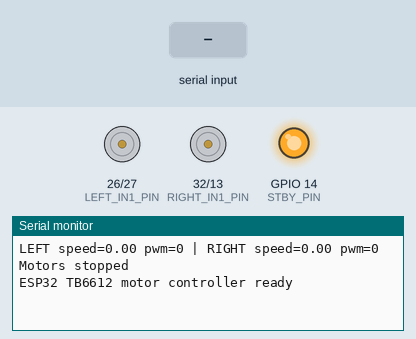
Recording of a sketch running on a simulated ESP32. Parts: motor-driver pin pairs drawn as motors (green arrow = first pin HIGH = forward, orange = second pin HIGH = backward, longer = more drive, scaled by the enable pin, stopped while the standby pin is LOW), output pins drawn as LEDs (lit = HIGH), the last lines printed to the serial monitor. The test bench sets the inputs (shaded band).

Above: at 2.2 s.
2.3 s: "MOVE 90 45\n" received over Serial
At 3.2 s:
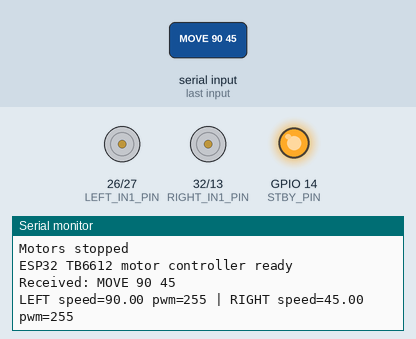
5.3 s: "STOP\n" received over Serial
At 6.7 s:
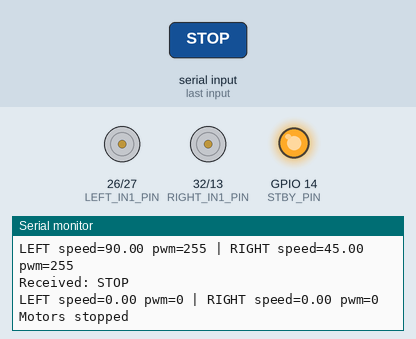

The sketch:

motor_controller.ino
```cpp
// TB6612FNG pins

const int STBY_PIN = 14;

const int LEFT_PWM_PIN = 25;
const int LEFT_IN1_PIN = 26;
const int LEFT_IN2_PIN = 27;

const int RIGHT_PWM_PIN = 33;
const int RIGHT_IN1_PIN = 32;
const int RIGHT_IN2_PIN = 13;


// PWM settings

const int PWM_FREQ = 1000;
const int PWM_RESOLUTION = 8;

const int LEFT_PWM_CHANNEL = 0;
const int RIGHT_PWM_CHANNEL = 1;


void setupMotorPins() {
  pinMode(STBY_PIN, OUTPUT);

  pinMode(LEFT_IN1_PIN, OUTPUT);
  pinMode(LEFT_IN2_PIN, OUTPUT);

  pinMode(RIGHT_IN1_PIN, OUTPUT);
  pinMode(RIGHT_IN2_PIN, OUTPUT);

  digitalWrite(STBY_PIN, HIGH);

  ledcAttach(
    LEFT_PWM_PIN,
    PWM_FREQ,
    PWM_RESOLUTION
  );

  ledcAttach(
    RIGHT_PWM_PIN,
    PWM_FREQ,
    PWM_RESOLUTION
  );
}


int speedToPwm(float speed) {
  speed = constrain(speed, -1.0, 1.0);

  int pwm = abs(speed) * 255;

  return pwm;
}


void setMotor(
  float speed,
  int in1Pin,
  int in2Pin,
  int pwmChannel
) {
  speed = constrain(speed, -1.0, 1.0);

  int pwm = speedToPwm(speed);

  if (speed > 0.01) {
    digitalWrite(in1Pin, HIGH);
    digitalWrite(in2Pin, LOW);
  }

  else if (speed < -0.01) {
    digitalWrite(in1Pin, LOW);
    digitalWrite(in2Pin, HIGH);
  }

  else {
    digitalWrite(in1Pin, LOW);
    digitalWrite(in2Pin, LOW);
    pwm = 0;
  }

  ledcWrite(pwmChannel, pwm);
}


void setMotors(float leftSpeed, float rightSpeed) {
  setMotor(
    leftSpeed,
    LEFT_IN1_PIN,
    LEFT_IN2_PIN,
    LEFT_PWM_CHANNEL
  );

  setMotor(
    rightSpeed,
    RIGHT_IN1_PIN,
    RIGHT_IN2_PIN,
    RIGHT_PWM_CHANNEL
  );

  Serial.print("LEFT speed=");
  Serial.print(leftSpeed);
  Serial.print(" pwm=");
  Serial.print(speedToPwm(leftSpeed));

  Serial.print(" | RIGHT speed=");
  Serial.print(rightSpeed);
  Serial.print(" pwm=");
  Serial.println(speedToPwm(rightSpeed));
}


void stopMotors() {
  setMotors(0.0, 0.0);
  Serial.println("Motors stopped");
}


void setup() {
  Serial.begin(115200);
  delay(1000);

  setupMotorPins();

  stopMotors();

  Serial.println("ESP32 TB6612 motor controller ready");
}


void loop() {
  if (!Serial.available()) {
    return;
  }

  String command = Serial.readStringUntil('\n');
  command.trim();

  if (command.length() == 0) {
    return;
  }

  Serial.print("Received: ");
  Serial.println(command);

  if (command.startsWith("MOVE")) {
    float left = 0.0;
    float right = 0.0;

    int parsed = sscanf(
      command.c_str(),
      "MOVE %f %f",
      &left,
      &right
    );

    if (parsed == 2) {
      setMotors(left, right);
    } else {
      Serial.println("Bad MOVE command");
    }
  }

  else if (command == "STOP") {
    stopMotors();
  }

  else {
    Serial.println("Unknown command");
  }
}
```

Measured:
- after the input at 2.3 s, the serial monitor: prints a new line at once (image 1)
- after the input at 5.3 s, the serial monitor: prints a new line at once (image 2)
